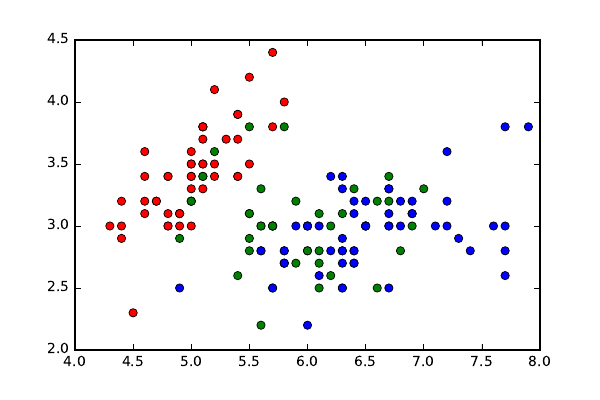

This chart was generated by the following Python code:
import matplotlib.pyplot as plt
from sklearn import datasets
iris = datasets.load_iris()

predictors = iris.data[:, 0:2]
outcomes = iris.target
plt.plot(predictors[outcomes==0][:,0], predictors[outcomes==0][:, 1], "ro")
plt.plot(predictors[outcomes==1][:,0], predictors[outcomes==2][:, 1], "go")
plt.plot(predictors[outcomes==2][:,0], predictors[outcomes==2][:, 1], "bo")
plt.savefig("iris.pdf")

